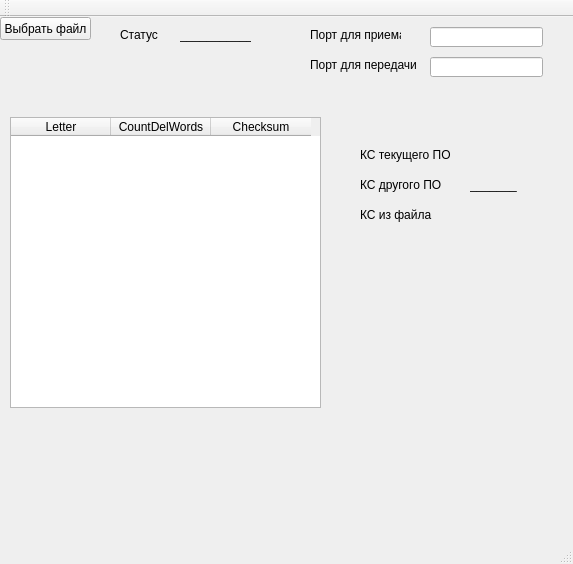
<?xml version="1.0" encoding="UTF-8"?>
<ui version="4.0">
 <class>MainWindow</class>
 <widget class="QMainWindow" name="MainWindow">
  <property name="geometry">
   <rect>
    <x>0</x>
    <y>0</y>
    <width>573</width>
    <height>564</height>
   </rect>
  </property>
  <property name="windowTitle">
   <string>MainWindow</string>
  </property>
  <widget class="QWidget" name="centralWidget">
   <widget class="QPushButton" name="readFile">
    <property name="geometry">
     <rect>
      <x>0</x>
      <y>0</y>
      <width>91</width>
      <height>23</height>
     </rect>
    </property>
    <property name="text">
     <string>Выбрать файл</string>
    </property>
   </widget>
   <widget class="QLabel" name="label">
    <property name="geometry">
     <rect>
      <x>310</x>
      <y>10</y>
      <width>91</width>
      <height>16</height>
     </rect>
    </property>
    <property name="text">
     <string>Порт для приема</string>
    </property>
   </widget>
   <widget class="QLabel" name="csCommon">
    <property name="geometry">
     <rect>
      <x>470</x>
      <y>190</y>
      <width>47</width>
      <height>13</height>
     </rect>
    </property>
    <property name="text">
     <string>_______</string>
    </property>
   </widget>
   <widget class="QLabel" name="csCurSoft">
    <property name="geometry">
     <rect>
      <x>470</x>
      <y>130</y>
      <width>47</width>
      <height>13</height>
     </rect>
    </property>
    <property name="text">
     <string>_______</string>
    </property>
   </widget>
   <widget class="QTableWidget" name="tableWidget">
    <property name="geometry">
     <rect>
      <x>10</x>
      <y>100</y>
      <width>311</width>
      <height>291</height>
     </rect>
    </property>
    <property name="columnCount">
     <number>3</number>
    </property>
    <column>
     <property name="text">
      <string>Letter</string>
     </property>
    </column>
    <column>
     <property name="text">
      <string>CountDelWords</string>
     </property>
    </column>
    <column>
     <property name="text">
      <string>Checksum</string>
     </property>
    </column>
   </widget>
   <widget class="QLineEdit" name="receivPort">
    <property name="geometry">
     <rect>
      <x>430</x>
      <y>10</y>
      <width>113</width>
      <height>20</height>
     </rect>
    </property>
   </widget>
   <widget class="QLineEdit" name="transmitPort">
    <property name="geometry">
     <rect>
      <x>430</x>
      <y>40</y>
      <width>113</width>
      <height>20</height>
     </rect>
    </property>
   </widget>
   <widget class="QLabel" name="statusSoft">
    <property name="geometry">
     <rect>
      <x>180</x>
      <y>10</y>
      <width>71</width>
      <height>16</height>
     </rect>
    </property>
    <property name="text">
     <string>___________</string>
    </property>
   </widget>
   <widget class="QLabel" name="csOtherSoft">
    <property name="geometry">
     <rect>
      <x>470</x>
      <y>160</y>
      <width>51</width>
      <height>16</height>
     </rect>
    </property>
    <property name="text">
     <string>_______</string>
    </property>
   </widget>
   <widget class="QLabel" name="label_6">
    <property name="geometry">
     <rect>
      <x>120</x>
      <y>10</y>
      <width>41</width>
      <height>16</height>
     </rect>
    </property>
    <property name="text">
     <string>Статус</string>
    </property>
   </widget>
   <widget class="QLabel" name="label_7">
    <property name="geometry">
     <rect>
      <x>360</x>
      <y>160</y>
      <width>81</width>
      <height>16</height>
     </rect>
    </property>
    <property name="text">
     <string>КС другого ПО</string>
    </property>
   </widget>
   <widget class="QLabel" name="label_8">
    <property name="geometry">
     <rect>
      <x>360</x>
      <y>130</y>
      <width>91</width>
      <height>16</height>
     </rect>
    </property>
    <property name="text">
     <string>КС текущего ПО</string>
    </property>
   </widget>
   <widget class="QLabel" name="label_9">
    <property name="geometry">
     <rect>
      <x>360</x>
      <y>190</y>
      <width>81</width>
      <height>16</height>
     </rect>
    </property>
    <property name="text">
     <string>КС из файла</string>
    </property>
   </widget>
   <widget class="QLabel" name="label_10">
    <property name="geometry">
     <rect>
      <x>310</x>
      <y>40</y>
      <width>111</width>
      <height>16</height>
     </rect>
    </property>
    <property name="text">
     <string>Порт для передачи</string>
    </property>
   </widget>
  </widget>
  <widget class="QMenuBar" name="menuBar">
   <property name="geometry">
    <rect>
     <x>0</x>
     <y>0</y>
     <width>573</width>
     <height>21</height>
    </rect>
   </property>
  </widget>
  <widget class="QToolBar" name="mainToolBar">
   <attribute name="toolBarArea">
    <enum>TopToolBarArea</enum>
   </attribute>
   <attribute name="toolBarBreak">
    <bool>false</bool>
   </attribute>
  </widget>
  <widget class="QStatusBar" name="statusBar"/>
 </widget>
 <layoutdefault spacing="6" margin="11"/>
 <resources/>
 <connections/>
</ui>
